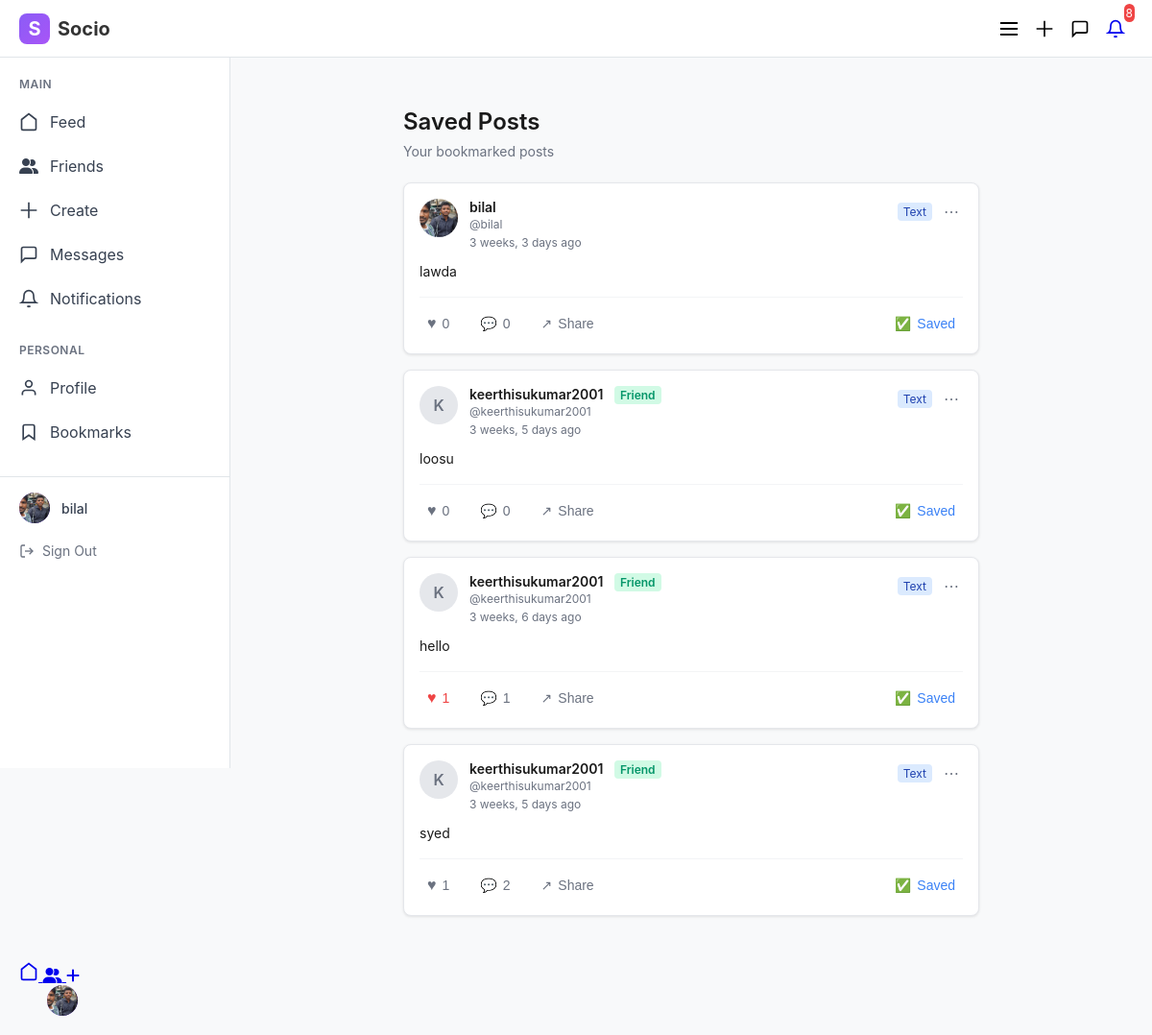
Before: /posts/saved-posts/ (signed in) with the older database file.
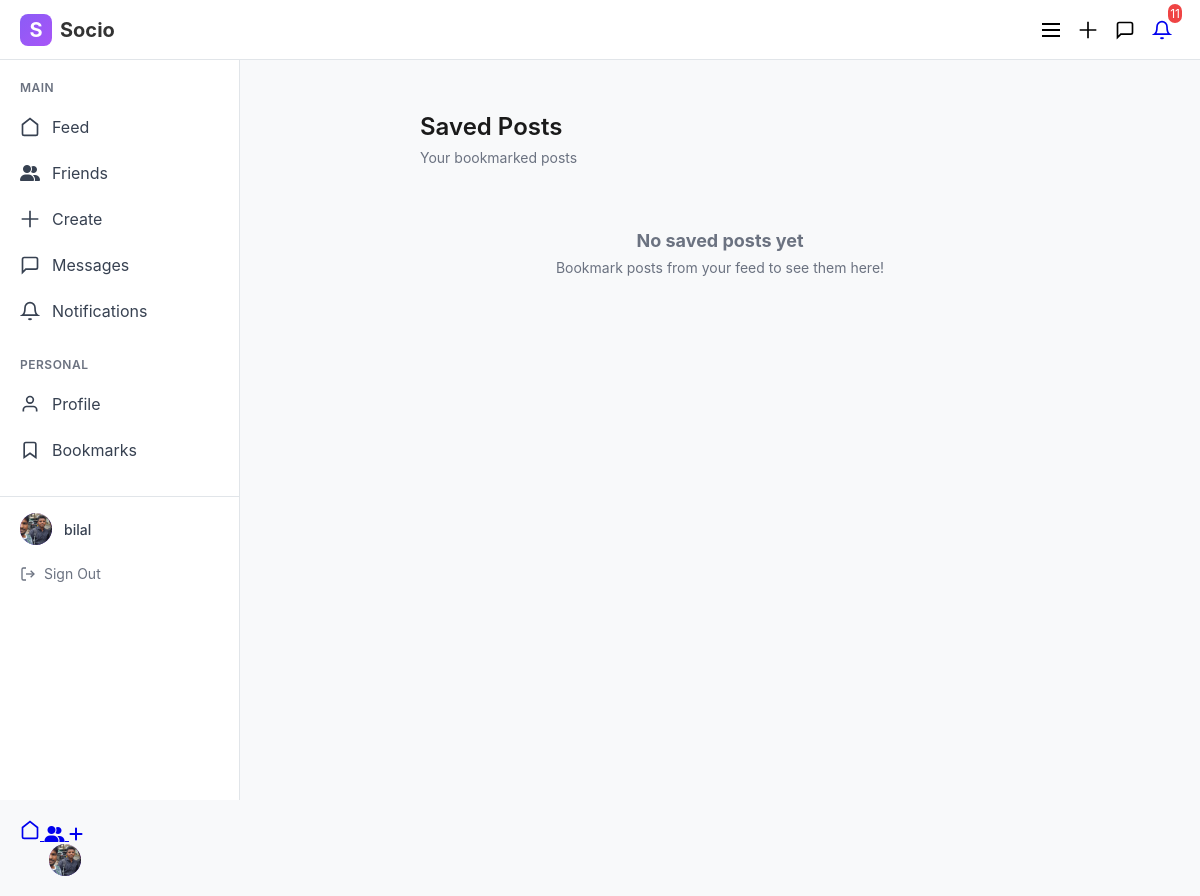
After: the same page with the newer database file.
### accounts/models.py (models this page shows, shortened)
class UserDetails(AbstractUser):
    profile_photo = models.ImageField(
        upload_to='profile_photos/',
        null=True,
        blank=True,
        validators=[FileExtensionValidator(['jpg', 'jpeg', 'png'])]
    )
    bio = models.TextField(max_length=500, blank=True, null=True)
    website = models.URLField(max_length=200, blank=True, null=True)
    location = models.CharField(max_length=100, blank=True, null=True)
    is_online = models.BooleanField(default=False)
    last_seen = models.DateTimeField(null=True, blank=True)
    class Meta:
        verbose_name = 'User Details'
        verbose_name_plural = 'Users Details'

class Post(models.Model):
    POST_TYPES = [
        ('text', 'Text'),
        ('image', 'Image'),
        ('video', 'Video'),
        ('poll', 'Poll'),
    ]
    user = models.ForeignKey(UserDetails, on_delete=models.CASCADE, related_name='posts')
    post_type = models.CharField(max_length=10, choices=POST_TYPES, default='text')
    text_content = models.TextField(blank=True, null=True)
    caption = models.TextField(max_length=500, blank=True, null=True)
    image = models.ImageField(
        upload_to='post_images/',
        null=True,
        blank=True,
        validators=[FileExtensionValidator(['jpg', 'jpeg', 'png', 'gif'])]
    )
    video = models.FileField(
        upload_to='post_videos/',
        null=True,
        blank=True,
        validators=[FileExtensionValidator(['mp4', 'avi', 'mov', 'wmv', 'flv'])]
    )
    created_at = models.DateTimeField(auto_now_add=True)
    updated_at = models.DateTimeField(auto_now=True)
    is_active = models.BooleanField(default=True)
    class Meta:
        ordering = ['-created_at']
        verbose_name = 'Post'
        verbose_name_plural = 'Posts'
    def get_like_count(self):
        return self.likes.count()
    def get_comment_count(self):
        return self.comments.count()

### posts/views.py (the view)
# urls.py: path('saved-posts/', views.saved_posts_view, name='saved_posts'),
@login_required
def saved_posts_view(request):
    bookmarked_posts = Post.objects.filter(bookmarks__user=request.user).order_by('-bookmarks__created_at')
    paginator = Paginator(bookmarked_posts, 10)
    page_number = request.GET.get('page')
    posts = paginator.get_page(page_number)
    for post in posts:
        post.user_has_liked = post.likes.filter(user=request.user).exists()
        post.user_has_bookmarked = post.bookmarks.filter(user=request.user).exists()
    return render(request, 'saved_posts.html', {'posts': posts})

### templates/saved_posts.html (shortened to what this page needs)
{% extends "base.html" %}
{% block content %}
    <div class="maincontent">
        <div class="container">
            <div class="feed-header">
                <h1 class="feed-title">Saved Posts</h1>
                <p class="feed-subtitle">Your bookmarked posts</p>
            </div>
            {% if posts %}
                {% for post in posts %}
                    <div class="post-card" data-post-id="{{ post.id }}">
                        <div class="post-header">
                            <div class="post-user-info">
                                <div class="avatar">
                                    {% if post.user.profile_photo %}
                                        <img src="{{ post.user.profile_photo.url }}" alt="{{ post.user.username }}">
                                    {% else %}
                                        {{ post.user.username|first|upper }}
                                    {% endif %}
                                </div>
                                <div class="user-details">
                                    <div class="username">
                                        {{ post.user.username }}
                                        {% if post.user != request.user %}
                                            <span class="friend-indicator">Friend</span>
                                        {% endif %}
                                    </div>
                                    <div class="user-handle">@{{ post.user.username }}</div>
                                    <div class="timestamp">{{ post.created_at|timesince }} ago</div>
                                </div>
                            </div>
                            <div class="post-meta">
                                <span class="post-type {{ post.post_type }}">{{ post.post_type }}</span>
                                <button class="menu-button">⋯</button>
                            </div>
                        </div>
                        <div class="post-content">
                            {% if post.post_type == 'text' %}
                                {% if post.text_content %}
                                    <div class="text-content">{{ post.text_content }}</div>
                                {% endif %}
                            {% elif post.post_type == 'poll' %}
                                {% if post.text_content %}
                                    <div class="text-content">{{ post.text_content }}</div>
                                {% endif %}
                            {% endif %}
                        </div>
                        <div class="post-actions">
                            <button class="action-button like-button {% if post.user_has_liked %}liked{% endif %}"
                                    data-post-id="{{ post.id }}">
                                <span class="heart-icon {% if post.user_has_liked %}liked{% endif %}">♥</span>
                                <span class="like-count" data-post-id="{{ post.id }}">{{ post.get_like_count }}</span>
                            </button>
                            <button class="action-button comment-button" data-post-id="{{ post.id }}">
                                <span>💬</span>
                                <span class="comment-count">{{ post.get_comment_count }}</span>
                            </button>
                            <button class="action-button">
                                <span>↗</span>
                                <span>Share</span>
                            </button>
                            <button class="action-button bookmark-button {% if post.user_has_bookmarked %}bookmarked{% endif %}"
                                    data-post-id="{{ post.id }}">
                                <span class="bookmark-icon">{% if post.user_has_bookmarked %}✅{% else %}🔖{% endif %}</span>
                                <span class="bookmark-text">{% if post.user_has_bookmarked %}Saved{% else %}Bookmark{% endif %}</span>
                            </button>
                        </div>
                    </div>
                {% endfor %}
            {% else %}
                <div class="no-posts">
                    <h3>No saved posts yet</h3>
                    <p>Bookmark posts from your feed to see them here!</p>
                </div>
            {% endif %}
        </div>
{% endblock %}

### templates/base.html (shortened to what this page needs)
<!DOCTYPE html>
<html lang="en">
<head>
     <link href="https://cdnjs.cloudflare.com/ajax/libs/font-awesome/6.4.0/css/all.min.css" rel="stylesheet">
</head>
<body>
    <header class="header">
        <div class="logo">
            <div class="logo-icon">S</div>
            <span>Socio</span>
        </div>
        <div class="header-actions">
            <button class="header-btn" id="mobile-menu-toggle">
                <svg width="24" height="24" viewBox="0 0 24 24" fill="none" stroke="currentColor" stroke-width="2">
                    <line x1="3" y1="12" x2="21" y2="12" />
                    <line x1="3" y1="6" x2="21" y2="6" />
                    <line x1="3" y1="18" x2="21" y2="18" />
                </svg>
            </button>
            <button class="header-btn">
                <svg width="20" height="20" viewBox="0 0 24 24" fill="none" stroke="currentColor" stroke-width="2">
                    <path d="M12 2v20M2 12h20"/>
                </svg>
            </button>
        <button class="header-btn" onclick="window.location.href='{% url 'chat:chat_home' %}'">
    <svg width="20" height="20" viewBox="0 0 24 24" fill="none" stroke="currentColor" stroke-width="2">
        <path d="M21 15a2 2 0 0 1-2 2H7l-4 4V5a2 2 0 0 1 2-2h14a2 2 0 0 1 2 2z"/>
    </svg>
</button>
            <a href="{% url 'notifications:notifications_view' %}" class="header-btn relative">
                <svg width="20" height="20" viewBox="0 0 24 24" fill="none" stroke="currentColor" stroke-width="2">
                    <path d="M18 8A6 6 0 0 0 6 8c0 7-3 9-3 9h18s-3-2-3-9"/>
                    <path d="M13.73 21a2 2 0 0 1-3.46 0"/>
                </svg>
                {% if unread_count > 0 %}
                <span class="absolute -top-1 -right-1 bg-red-500 text-white text-xs rounded-full h-4 w-4 flex items-center justify-center">
                    {{ unread_count }}
                </span>
                {% endif %}
            </a>
        </div>
    </header>
    <nav class="sidebar">
        <div class="sidebar-section">
            <div class="sidebar-title">Main</div>
            <ul class="sidebar-menu">
                <li class="sidebar-item">
                    <a href="{% url 'posts:feed' %}" class="sidebar-link">
                        <div class="sidebar-icon">
                            <svg width="20" height="20" viewBox="0 0 24 24" fill="none" stroke="currentColor" stroke-width="2">
                                <path d="M3 9l9-7 9 7v11a2 2 0 0 1-2 2H5a2 2 0 0 1-2-2z"/>
                            </svg>
                        </div>
                        Feed
                    </a>
                </li>
                <li class="sidebar-item">
                    <a href="{% url 'friends' %}" class="sidebar-link">
                        <div class="sidebar-icon">
<i class="fas fa-user-friends"></i>
                        </div>
                        Friends
                    </a>
                </li>
                <li class="sidebar-item">
                    <a href="{% url 'posts:create_post' %}" class="sidebar-link">
                        <div class="sidebar-icon">
                            <svg width="20" height="20" viewBox="0 0 24 24" fill="none" stroke="currentColor" stroke-width="2">
                                <path d="M12 2v20M2 12h20"/>
                            </svg>
                        </div>
                        Create
                    </a>
                </li>
                <li class="sidebar-item">
                    <a href="{% url 'chat:chat_home' %}" class="sidebar-link">
                        <div class="sidebar-icon">
                            <svg width="20" height="20" viewBox="0 0 24 24" fill="none" stroke="currentColor" stroke-width="2">
                                <path d="M21 15a2 2 0 0 1-2 2H7l-4 4V5a2 2 0 0 1 2-2h14a2 2 0 0 1 2 2z"/>
                            </svg>
                        </div>
                        Messages
                    </a>
                </li>
                <li class="sidebar-item">
                    <a href="{% url 'notifications:notifications_view' %}" class="sidebar-link">
                        <div class="sidebar-icon">
                            <svg width="20" height="20" viewBox="0 0 24 24" fill="none" stroke="currentColor" stroke-width="2">
                                <path d="M18 8A6 6 0 0 0 6 8c0 7-3 9-3 9h18s-3-2-3-9"/>
                                <path d="M13.73 21a2 2 0 0 1-3.46 0"/>
                            </svg>
                        </div>
                        Notifications
                    </a>
                </li>
            </ul>
        </div>
        <div class="sidebar-section">
            <div class="sidebar-title">Personal</div>
            <ul class="sidebar-menu">
                <li class="sidebar-item">
                    <a href="{% url 'profile' %}" class="sidebar-link">
                        <div class="sidebar-icon">
                            <svg width="20" height="20" viewBox="0 0 24 24" fill="none" stroke="currentColor" stroke-width="2">
                                <path d="M20 21v-2a4 4 0 0 0-4-4H8a4 4 0 0 0-4 4v2"/>
                                <circle cx="12" cy="7" r="4"/>
                            </svg>
                        </div>
                        Profile
                    </a>
                </li>
                <li class="sidebar-item">
                    <a href="{% url 'posts:saved_posts' %}" class="sidebar-link">
                        <div class="sidebar-icon">
                            <svg width="20" height="20" viewBox="0 0 24 24" fill="none" stroke="currentColor" stroke-width="2">
                                <path d="M19 21l-7-5-7 5V5a2 2 0 0 1 2-2h10a2 2 0 0 1 2 2z"/>
                            </svg>
                        </div>
                        Bookmarks
                    </a>
                </li>
            </ul>
        </div>
        <div class="user-profile">
            <div class="user-info">
                <div class="profile-avatar">
                    <div class="avatar-circle" id="avatar-display">
                        {% if user.profile_photo %}
                            <img src="{{ user.profile_photo.url }}" alt="Profile Photo" id="avatar-img">
                        {% else %}
                            <span id="avatar-letter">{{ user.username|slice:":1"|upper }}</span>
                        {% endif %}
                    </div>
                </div>
                <div class="user-name">
                    {{ request.user.username }}
                </div>
            </div>
            <a href="{% url 'user_logout' %}" class="sign-out">
                <svg width="16" height="16" viewBox="0 0 24 24" fill="none"
                     stroke="currentColor" stroke-width="2">
                    <path d="M9 21H5a2 2 0 0 1-2-2V5a2 2 0 0 1 2-2h4"/>
                    <polyline points="16,17 21,12 16,7"/>
                    <line x1="21" y1="12" x2="9" y2="12"/>
                </svg>
                Sign Out
            </a>
        </div>
    </nav>
    <main class="main-content">
        {% block content %}
        {% endblock %}
    </main>
    <nav class="bottom-nav">
        <a href="{% url 'posts:feed' %}" class="bottom-nav-item">
            <span><svg width="20" height="20" viewBox="0 0 24 24" fill="none" stroke="currentColor" stroke-width="2">
                                <path d="M3 9l9-7 9 7v11a2 2 0 0 1-2 2H5a2 2 0 0 1-2-2z"/>
                            </svg></span>
        </a>
        <a href="{% url 'friends' %}" class="bottom-nav-item">
          <span> <i class="fas fa-user-friends"></i></span>
        </a>
        <a href="{% url 'posts:create_post' %}" class="bottom-nav-item">
            <span> <i class="fas fa-plus"></i></span>
        </a>
        <a href="{% url 'profile' %}" class="bottom-nav-item d-flex">
            <div class="avatarp-circle" id="avatar-display">
                                 {% if user.profile_photo %}
                            <img src="{{ user.profile_photo.url }}" alt="Profile Photo" id="avatar-img">
                        {% else %}
                            <span id="avatar-letter">{{ user.username|slice:":1"|upper }}</span>
                        {% endif %}
                    </div>
        </a>
    </nav>
</body>
</html>

Changed rows visible on the page:
removed Post: user.profile_photo (picture), user.username "bilal", created_at "3 weeks, 3 days", post_type "Text", text_content "lawda", get_like_count "0", get_comment_count "0", shows "Saved"
removed Post: user.username|first "K", user.username "keerthisukumar2001", shows "Friend", created_at "3 weeks, 5 days", post_type "Text", text_content "loosu", get_like_count "0", get_comment_count "0", shows "Saved"
removed Post: user.username|first "K", user.username "keerthisukumar2001", shows "Friend", created_at "3 weeks, 6 days", post_type "Text", text_content "hello", get_like_count "1", get_comment_count "1", shows "Saved"
removed Post: user.username|first "K", user.username "keerthisukumar2001", shows "Friend", created_at "3 weeks, 5 days", post_type "Text", text_content "syed", get_like_count "1", get_comment_count "2", shows "Saved"
Other visible differences:
{{ unread_count }}: "8" → "11"
text now shown: "No saved posts yet Bookmark posts from your feed to see them here!"
